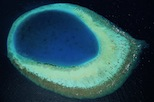
%> input picture S7/Recherche_operationnelle/TP/TP3/maldive.jpg, 154 x 102 px
$ octave exercice_2.m   (GNU Octave 9; MATLAB toolbox functions it lacks are replaced by stand-ins)
%> lines starting %> are read from the running program, lines starting %| are printed output that depends on the picture
clear;
close all;
taille_ecran = get(0,'ScreenSize');
L = taille_ecran(3);
H = taille_ecran(4);

% Lecture et affichage de l'image :
Im = imread('maldive.jpg');
%> Im is the input picture: size 102x154x3 uint8; mean R, G, B 39.3, 76.1, 84.4
Im = Im(10:80,10:100,:);
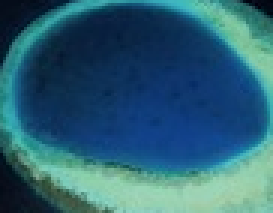
%> Im: size 71x91x3 uint8 (shown 3 times larger); mean R, G, B 44.4, 97.2, 116.7
figure('Name','Probleme du maitre-nageur','Position',[0.2*L,0,0.8*L,H]);
imagesc(Im);
axis equal;
axis off;
hold on;

% Vitesse de deplacement du maitre-nageur :
vitesse = double(rgb2gray(Im));
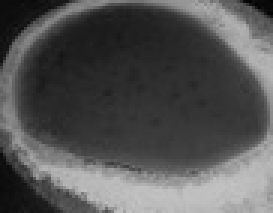
%> vitesse: size 71x91 double (shown 3 times larger); min 2, max 196, mean 83.6
[nb_lignes,nb_colonnes] = size(vitesse);
%> nb_lignes = 71; nb_colonnes = 91

% Les matrices I et J contiennent les numeros de lignes et de colonnes des pixels:
[J,I] = meshgrid(1:nb_colonnes,1:nb_lignes);

% Matrice d'adjacence M et matrice des poids P :
N = nb_lignes*nb_colonnes;
%> N = 6461
M = zeros(N);
P = zeros(N);
%> (the run ends here)
